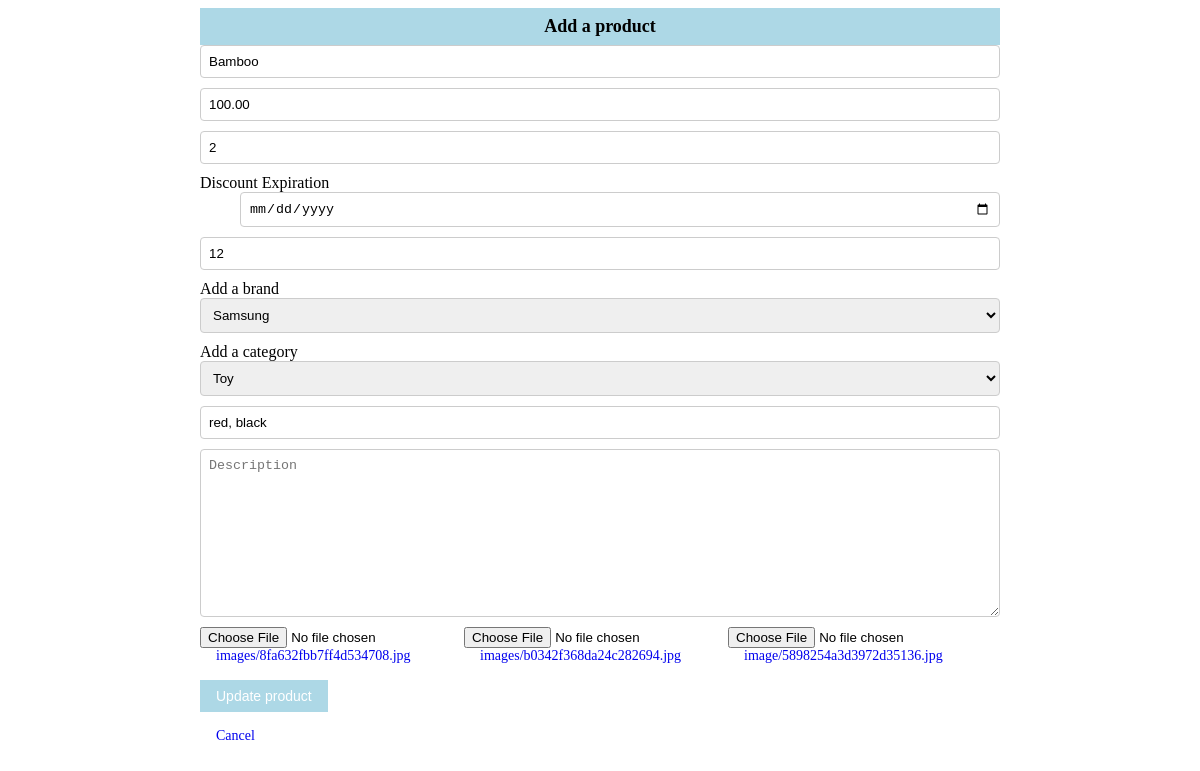
Page /updateproduct/1 on the committed database.
### shop/products/models.py (models this page shows, shortened)
class Addproduct(db.Model):
    __searchable__ = ['name', 'desc']
    id = db.Column(db.Integer, primary_key=True)
    name = db.Column(db.String(80), nullable=False)
    price = db.Column(db.Numeric(10, 2), nullable=False)
    discount = db.Column(db.Integer, default=0)
    stock = db.Column(db.Integer, nullable=False)
    colors = db.Column(db.Text, nullable=False)
    desc = db.Column(db.Text, nullable=False)
    pub_date = db.Column(db.DateTime, nullable=False, default=datetime.utcnow)
    discount_expiration = db.Column(db.DateTime, nullable=True)
    previous_discounts = db.relationship('DiscountExpiredOffer', backref='product', lazy=True)
    category_id = db.Column(db.Integer, db.ForeignKey('category.id'), nullable=False)
    category = db.relationship('Category', backref=db.backref('categories', lazy=True))
    brand_id = db.Column(db.Integer, db.ForeignKey('brand.id'), nullable=False)
    brand = db.relationship('Brand', backref=db.backref('brands', lazy=True))
    image_1 = db.Column(db.String(150), nullable=False, default='image1.jpg')
    image_2 = db.Column(db.String(150), nullable=False, default='image2.jpg')
    image_3 = db.Column(db.String(150), nullable=False, default='image3.jpg')

class Brand(db.Model):
    id = db.Column(db.Integer, primary_key=True)
    name = db.Column(db.String(30), nullable=False, unique=True)

class Category(db.Model):
    id = db.Column(db.Integer, primary_key=True)
    name = db.Column(db.String(30), nullable=False, unique=True)

### shop/products/routes.py (the view, shortened to what this page needs)
@app.route('/updateproduct/<int:id>', methods=['GET', 'POST'])
def updateproduct(id):
    form = Addproducts(request.form)
    product = Addproduct.query.get_or_404(id)
    brands = Brand.query.all()
    categories = Category.query.all()
    brand = request.form.get('brand')
    category = request.form.get('category')
    form.name.data = product.name
    form.price.data = product.price
    form.discount.data = product.discount
    form.stock.data = product.stock
    form.colors.data = product.colors
    form.description.data = product.desc
    brand = product.brand.name
    category = product.category.name
    return render_template('products/updateproduct.html', form=form, title='Update Product', getproduct=product, brands=brands, categories=categories)

### shop/products/forms.py
class Addproducts(Form):
    name = StringField('Name', [validators.DataRequired()])
    price = FloatField('Price', [validators.DataRequired()])
    discount = IntegerField('Discount', default=0)
    discount_days = DateField('Discount Expiration', format='%Y-%m-%d')
    stock = IntegerField('Stock', [validators.DataRequired()])
    colors = StringField('Colors', [validators.DataRequired()])
    description = TextAreaField('Description', [validators.DataRequired()])
    image_1 = FileField('Image 1', validators=[FileAllowed(['jpg, png, gif, jpeg'])])
    image_2 = FileField('Image 2', validators=[FileAllowed(['jpg, png, gif, jpeg'])])
    image_3 = FileField('Image 3', validators=[FileAllowed(['jpg, png, gif, jpeg'])])

### shop/templates/products/updateproduct.html (shortened to what this page needs)
<div class="container">
  <div class="row">
      <div style="width: 100%;">
          <div class="text-center bg-info p-2 h4">Add a product</div>
          {% from "_formhelpers.html" import render_field %}
          <form method="post" enctype="multipart/form-data">
              <div>
                  <input type="text" name="name" class="form-control" placeholder="Product Name" value="{{getproduct.name}}" required>
                  <input type="number" name="price" class="form-control" placeholder="Price" value="{{getproduct.price}}" required>
                  <input type="number" name="discount" class="form-control" placeholder="Discount" value="{{getproduct.discount}}" required>
                  {{ render_field(form.discount_days, class="form-control") }}
                  <input type="number" name="stock" class="form-control" placeholder="Stock" value="{{getproduct.stock}}" required>
                  <label for="brand">Add a brand</label>
                  <select name="brand" id="brand" class="form-control" required>
                      {% if getproduct %}
                          <option value="{{getproduct.brand_id}}" style="display: none;">{{getproduct.brand.name}}</option>
                      {% else %}
                          <option value=""> Select A brand</option>
                          {% for brand in brands %}
                              <option value="{{brand.id}}">{{brand.name}}</option>
                          {% endfor %}
                      {% endif %}
                  </select>
                  <label for="category">Add a category</label>
                  <select name="category" id="category" class="form-control" required>
                      {% if getproduct %}
                          <option value="{{getproduct.category_id}}" style="display: none;">{{getproduct.category.name}}</option>
                      {% else %}
                          <option value=""> Select A category</option>
                          {% for category in categories %}
                              <option value="{{category.id}}">{{category.name}}</option>
                          {% endfor %}
                      {% endif %}
                  </select>
                  <input type="text" name="colors" class="form-control" placeholder="Colors" value="{{getproduct.colors}}" required>
                  <textarea name="description" class="form-control" rows="10" placeholder="Description" value="{{getproduct.desc}}"  required></textarea>
              </div>
              <div class="container">
                  <div class="row">
                      {% if getproduct %}
                          <div style="width: 33%;">
                              <input type="file" name="image_1" id="image_1">
                              <a href="{{url_for('static',filename='images/' + getproduct.image_1)}}"> images/{{ getproduct.image_1}}</a>
                          </div>
                          <div style="width: 33%;">
                              <input type="file" name="image_2" id="image_2">
                              <a href="{{url_for('static',filename='images/' + getproduct.image_2)}}">images/{{ getproduct.image_2}}</a>
                          </div>
                          <div style="width: 33%;">
                              <input type="file" name="image_3" id="image_3">
                              <a href="{{url_for('static',filename='images/' + getproduct.image_3)}}"> image/{{ getproduct.image_3}}</a>
                          </div>
                      {% else %}
                          <div style="width: 33%;"><input type="file" name="image_1" id="image_1"></div>
                          <div style="width: 33%;"><input type="file" name="image_2" id="image_2"></div>
                          <div style="width: 33%;"><input type="file" name="image_3" id="image_3"></div>
                      {% endif %}
                  </div>
              </div>
              <p><input type="submit" value="{% if getproduct %}Update{% else %}Add{% endif %} product"></p>
          </form>
          <a href="{{url_for('admin')}}">Cancel</a>
      </div>
  </div>
</div>

### shop/templates/_formhelpers.html (shortened to what this page needs)
{% macro render_field(field) %}
<dt>{{ field.label }}</dt>
<dd>
  {{ field(**kwargs)|safe }}
</dd>
{% endmacro %}

### shop/templates/products/updateproduct.html (style rules this page uses)
.container { margin: 0 auto; max-width: 800px; }
.text-center { text-align: center; }
.bg-info { background-color: lightblue; }
.p-2 { padding: 8px; }
.h4 { font-size: 18px; font-weight: bold; }
.form-control { width: 100%; padding: 8px; margin-bottom: 10px; border: 1px solid #ccc; border-radius: 4px; box-sizing: border-box; }
.container .row { display: flex; flex-wrap: wrap; }
.container .row::after { content: ""; clear: both; display: table; }
input[type="submit"] { background-color: lightblue; padding: 8px 16px; border: none; color: white; cursor: pointer; font-size: 14px; }
a { padding: 8px 16px; text-decoration: none; font-size: 14px; }

### rows in the picture
Addproduct: name "Bamboo", price "100.00", discount "2", stock "12", colors "red, black", description "Description", image_1 "8fa632fbb7ff4d534708.jpg", image_2 "b0342f368da24c282694.jpg", image_3 "5898254a3d3972d35136.jpg"
Brand: brand "Samsung"
Category: category "Toy"

### other values in the picture
{{ field.label }} "Discount Expiration"
